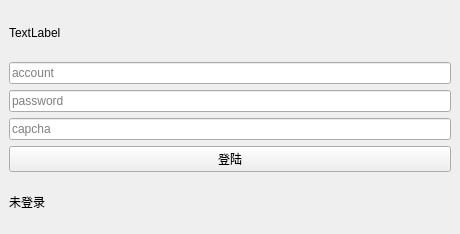
<?xml version="1.0" encoding="UTF-8"?>
<ui version="4.0">
 <class>MainWindow</class>
 <widget class="QMainWindow" name="MainWindow">
  <property name="geometry">
   <rect>
    <x>0</x>
    <y>0</y>
    <width>460</width>
    <height>234</height>
   </rect>
  </property>
  <property name="windowTitle">
   <string>CMCC</string>
  </property>
  <widget class="QWidget" name="centralwidget">
   <layout class="QVBoxLayout" name="verticalLayout_2">
    <item>
     <widget class="QLabel" name="label">
      <property name="text">
       <string>TextLabel</string>
      </property>
     </widget>
    </item>
    <item>
     <widget class="QLineEdit" name="lineEdit_account">
      <property name="text">
       <string/>
      </property>
      <property name="placeholderText">
       <string>account</string>
      </property>
     </widget>
    </item>
    <item>
     <widget class="QLineEdit" name="lineEdit_password">
      <property name="text">
       <string/>
      </property>
      <property name="echoMode">
       <enum>QLineEdit::Password</enum>
      </property>
      <property name="placeholderText">
       <string>password</string>
      </property>
     </widget>
    </item>
    <item>
     <widget class="QLineEdit" name="lineEdit">
      <property name="placeholderText">
       <string>capcha</string>
      </property>
     </widget>
    </item>
    <item>
     <widget class="QPushButton" name="pushButton">
      <property name="text">
       <string>登陆</string>
      </property>
     </widget>
    </item>
    <item>
     <widget class="QLabel" name="label_status">
      <property name="text">
       <string>未登录</string>
      </property>
     </widget>
    </item>
   </layout>
  </widget>
  <widget class="QMenuBar" name="menubar">
   <property name="geometry">
    <rect>
     <x>0</x>
     <y>0</y>
     <width>460</width>
     <height>28</height>
    </rect>
   </property>
  </widget>
 </widget>
 <resources/>
 <connections/>
</ui>
